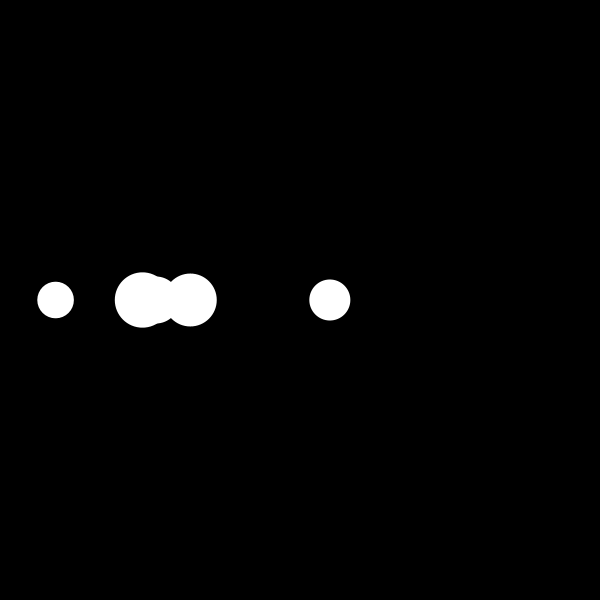
Frame 1 (no input)
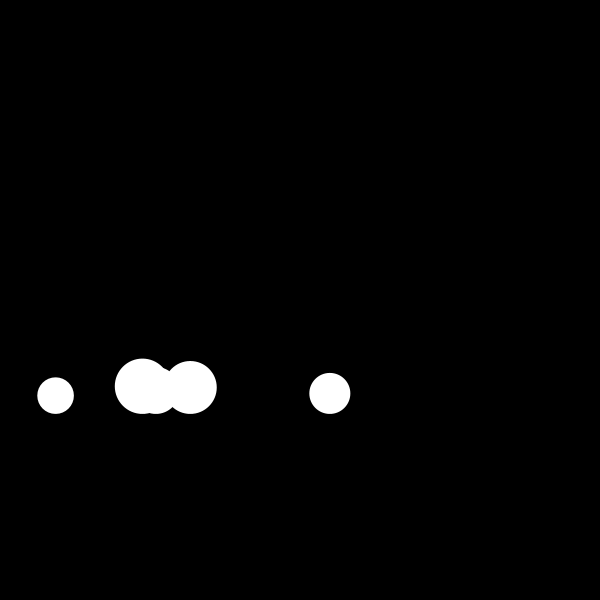
Frame 60 (the mouse pressed at the canvas centre just before this capture)
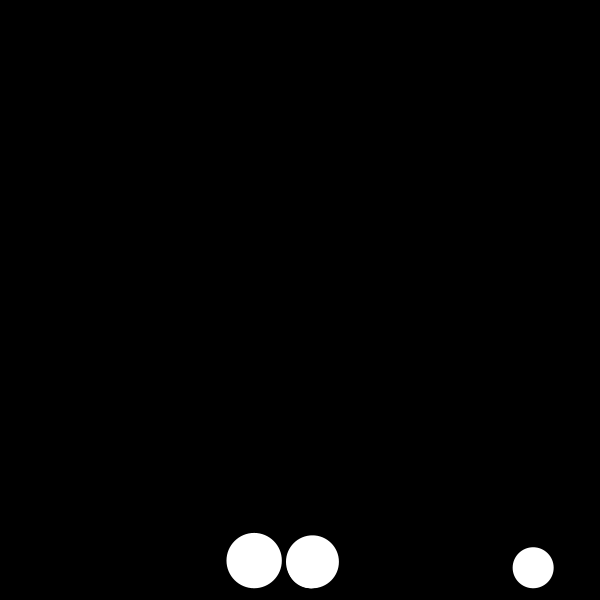
Frame 120 (the mouse held since frame 60 and released just before this capture)

The Processing sketch that drew these frames (run headless with seeded random() and noise(); from frame 60 on, the mouse is pressed at the canvas centre):

// Processing sketch: Gravity_and_Wind
// ── Gravity_and_Wind.pde
Body[] bodies = new Body[5];
PVector w = new PVector(0.5, 0);

void setup() {
  size(600, 600);
  for (int i = 0; i < bodies.length; i++) {
    bodies[i] = new Body(random(1, 8));
  }
}

void draw() {
  background(0);
  for (Body b : bodies) {
    b.render();
    b.update();
    b.bounce();
    b.applyG();
    if (mousePressed) {
      b.applyForce(w);
    }
  }
}

// ── Body.pde
class Body {
  PVector pos, vel, acc, g;
  
  float mass, r;
  Body(float _m) {
    pos = new PVector(random(width), height / 2);
    vel = new PVector(0, 0);
    acc = new PVector(0, 0);
    g = new PVector(0, 0.7);
    mass = _m;
    r = sqrt(mass) * 10;
  }
  
  void applyG() {
    acc.add(g);
  }
  
  void bounce() {
    if (pos.y >= height - r) {
      vel.y *= -0.87;
    }
    if (pos.x <= r || pos.x >= width - r) {
      vel.x *= -0.87;
    }
  }
  
  void applyForce(PVector _force) {
    PVector f = PVector.div(_force, mass);
    acc.add(f);
  }
  
  void update() {
    vel.add(acc);
    pos.add(vel);
    acc.mult(0);
    pos.y = constrain(pos.y, r, height - r);
    pos.x = constrain(pos.x, r, width - r);
  }
  
  void render() {
    fill(255);
    noStroke();
    ellipse(pos.x, pos.y, r * 2, r * 2);
  }
}
